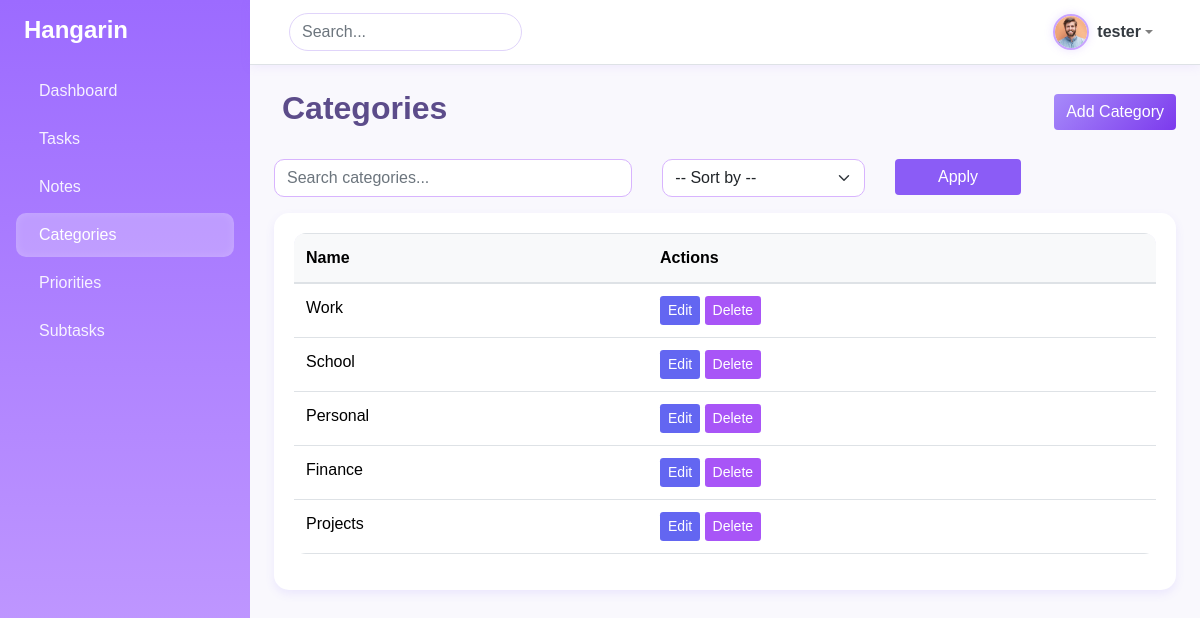
Page /categories/ (signed in) on the committed database.
### task/models.py (models this page shows, shortened)
class BaseModel(models.Model):
    created_at = models.DateTimeField(auto_now_add=True)
    updated_at = models.DateTimeField(auto_now=True)
    class Meta:
        abstract = True

class Category(BaseModel):
    name = models.CharField(max_length=100)
    class Meta:
        verbose_name = "Category"
        verbose_name_plural = "Categories"

### task/views.py (the view)
# urls.py: path('categories/', views.CategoryListView.as_view(), name='category-list'),
@method_decorator(login_required(login_url='/accounts/login/'), name='dispatch')
class CategoryListView(ListView):
    model = Category
    context_object_name = "categories"
    template_name = "category_list.html"
    paginate_by = 10
    def get_queryset(self):
        queryset = Category.objects.all()
        q = self.request.GET.get("q")
        sort = self.request.GET.get("sort")
        if q:
            queryset = queryset.filter(name__icontains=q)
        if sort == "name_asc":
            queryset = queryset.order_by("name")
        elif sort == "name_desc":
            queryset = queryset.order_by("-name")
        elif sort == "created_asc":
            queryset = queryset.order_by("created_at")
        elif sort == "created_desc":
            queryset = queryset.order_by("-created_at")
        return queryset

### templates/category_list.html (shortened to what this page needs)
{% extends 'base.html' %}
{% block content %}
<div class="d-flex justify-content-between align-items-center mb-4">
    <h2 class="fw-bold">Categories</h2>
    <a href="{% url 'category-add' %}" class="btn btn-primary"> Add Category</a>
</div>
<form method="get" class="row g-2 mb-3">
    <div class="col-md-5">
        <input type="text" name="q" value="{{ request.GET.q }}" class="form-control" placeholder="Search categories...">
    </div>
    <div class="col-md-3">
        <select name="sort" class="form-select">
            <option value="">-- Sort by --</option>
        </select>
    </div>
    <div class="col-md-2">
        <button type="submit" class="btn btn-secondary w-100"> Apply</button>
    </div>
</form>
<div class="card">
    <div class="card-body table-responsive">
        <table class="table table-hover align-middle">
            <thead class="table-light">
                <tr>
                    <th>Name</th>
                    <th>Actions</th>
                </tr>
            </thead>
            <tbody>
                {% for category in categories %}
                <tr>
                    <td>{{ category.name }}</td>
                    <td>
                        <a href="{% url 'category-update' category.pk %}" class="btn btn-sm btn-warning">Edit</a>
                        <a href="{% url 'category-delete' category.pk %}" class="btn btn-sm btn-danger">Delete</a>
                    </td>
                </tr>
                {% empty %}
                <tr>
                    <td colspan="2" class="text-center text-muted">No categories yet.</td>
                </tr>
                {% endfor %}
            </tbody>
        </table>
    </div>
</div>
{% endblock %}

### templates/base.html (shortened to what this page needs)
{% load socialaccount %}
{% load static %}
{% load pwa %}
<!DOCTYPE html>
<html lang="en">
<head>
    <link href="https://cdn.jsdelivr.net/npm/bootstrap@5.3.2/dist/css/bootstrap.min.css" rel="stylesheet">
    <link rel="stylesheet"
        href="https://cdnjs.cloudflare.com/ajax/libs/line-awesome/1.3.0/line-awesome/css/line-awesome.min.css" />
    <link rel="stylesheet" href="{% static 'css/bootstrap.min.css' %}" />
    <link rel="stylesheet" href="{% static 'css/style.css' %}">
</head>
<body>
    <div class="d-flex" id="wrapper">
        <div id="sidebar-wrapper" class="p-3 shadow-sm">
            <h4 class="fw-bold mb-4 d-flex align-items-center">
                Hangarin
            </h4>
            <ul class="nav flex-column">
                <li class="nav-item mb-1">
                    <a href="{% url 'dashboard' %}"
                        class="nav-link {% if request.resolver_match.url_name == 'dashboard' %}active{% endif %}">
                        Dashboard
                    </a>
                </li>
                <li class="nav-item mb-1">
                    <a href="{% url 'task-list' %}"
                        class="nav-link {% if request.resolver_match.url_name == 'task-list' %}active{% endif %}">
                        Tasks
                    </a>
                </li>
                <li class="nav-item mb-1">
                    <a href="{% url 'note-list' %}"
                        class="nav-link {% if request.resolver_match.url_name == 'note-list' %}active{% endif %}">
                        Notes
                    </a>
                </li>
                <li class="nav-item mb-1">
                    <a href="{% url 'category-list' %}"
                        class="nav-link {% if request.resolver_match.url_name == 'category-list' %}active{% endif %}">
                        Categories
                    </a>
                </li>
                <li class="nav-item mb-1">
                    <a href="{% url 'priority-list' %}"
                        class="nav-link {% if request.resolver_match.url_name == 'priority-list' %}active{% endif %}">
                        Priorities
                    </a>
                </li>
                <li class="nav-item mb-1">
                    <a href="{% url 'subtask-list' %}"
                        class="nav-link {% if request.resolver_match.url_name == 'subtask-list' %}active{% endif %}">
                        Subtasks
                    </a>
                </li>
            </ul>
        </div>
        <div id="page-content-wrapper" class="flex-grow-1">
            <nav class="navbar navbar-expand-lg navbar-light border-bottom px-4 sticky-top">
                <div class="container-fluid">
                    <form class="d-flex">
                        <input class="form-control me-2" type="search" placeholder="Search..." aria-label="Search">
                    </form>
                    <ul class="navbar-nav ms-auto align-items-center">
                        {% if request.user.is_authenticated %}
                        <li class="nav-item dropdown">
                            <a class="nav-link dropdown-toggle d-flex align-items-center" href="#" id="userDropdown"
                                role="button" data-bs-toggle="dropdown" aria-expanded="false">
                                <img src="{% static 'img/profile2.jpg' %}" alt="User" class="profile-pic me-2">
                                <span class="fw-semibold text-dark">{{ request.user.username }}</span>
                            </a>
                        </li>
                        {% else %}
                        <li class="nav-item">
                            <a href="{% url 'account_login' %}" class="btn btn-outline-primary btn-sm">Login</a>
                        </li>
                        {% endif %}
                    </ul>
                </div>
            </nav>
            <main class="p-4">
                {% block content %}{% endblock %}
            </main>
        </div>
    </div>
</body>
</html>

### static/css/style.css (style rules this page uses)
body { font-family: 'Poppins', sans-serif; }
.card { border-radius: 15px; }
.table { border-radius: 12px; overflow: hidden; }
#sidebar-wrapper { width: 250px; min-height: 100vh; background: linear-gradient(180deg, #007bff 0%, #0056b3 100%); color: white; transition: all 0.3s; }
#sidebar-wrapper .nav-link { color: rgba(255, 255, 255, 0.9); border-radius: 8px; padding: 10px 15px; transition: all 0.3s ease; }
#sidebar-wrapper .nav-link:hover, #sidebar-wrapper .nav-link.active { background-color: rgba(255, 255, 255, 0.15); color: #fff; }
.navbar { height: 65px; background-color: #ffffff !important; }
.navbar .form-control { border-radius: 30px; }
main { min-height: calc(100vh - 65px); background-color: #f8f9fc; }

### templates/base.html (style rules this page uses)
:root { --lilac-light: #f5ecff; --lilac: #c8a2ff; --lilac-dark: #9c6bff; --white: #ffffff; --gray-light: #f9f8fd; --text-dark: #3c2a4d; --text-muted: #7a6b8d; }
body { background: var(--gray-light); font-family: 'Poppins', sans-serif; color: var(--text-dark); }
#sidebar-wrapper { width: 250px; min-height: 100vh; background: linear-gradient(180deg, var(--lilac-dark) 0%, var(--lilac) 100%); color: white; transition: all 0.3s; box-shadow: 2px 0 15px rgba(156, 107, 255, 0.15); }
#sidebar-wrapper h4 { font-weight: 700; color: #fff; }
#sidebar-wrapper .nav-link { color: rgba(255, 255, 255, 0.9); border-radius: 10px; padding: 10px 15px; transition: all 0.3s ease; font-weight: 500; }
#sidebar-wrapper .nav-link:hover, #sidebar-wrapper .nav-link.active { background: rgba(255, 255, 255, 0.25); color: #fff; box-shadow: inset 0 0 10px rgba(255, 255, 255, 0.15); }
.navbar { height: 65px; background-color: var(--white) !important; box-shadow: 0 2px 10px rgba(156, 107, 255, 0.1); }
.navbar .form-control { border-radius: 25px; border: 1px solid #e0d4fa; transition: all 0.3s ease; }
main { min-height: calc(100vh - 65px); background-color: var(--gray-light); }
.profile-pic { width: 36px; height: 36px; border-radius: 50%; object-fit: cover; border: 2px solid var(--lilac); box-shadow: 0 0 10px rgba(156, 107, 255, 0.2); }

### templates/category_list.html (style rules this page uses)
body { background-color: #f9f7fc; color: #4b3b73; }
h2 { color: #5c4c8a; }
.btn-primary { background: linear-gradient(135deg, #a78bfa, #7c3aed); border: none; color: white; font-weight: 500; transition: 0.3s ease; }
.btn-secondary { background: #8b5cf6; border: none; color: #fff; transition: 0.3s ease; }
.card { border: none; border-radius: 15px; box-shadow: 0 4px 10px rgba(120, 87, 255, 0.1); background-color: #fff; }
.table thead { background-color: #ede9fe; color: #4c1d95; }
.btn-warning { background-color: #6366f1 !important; border: none; color: #fff !important; }
.btn-danger { background-color: #a855f7 !important; border: none; }
.form-control, .form-select { border-radius: 10px; border: 1px solid #d8b4fe; }

### rows in the picture
Category: name "Work"
Category: name "School"
Category: name "Personal"
Category: name "Finance"
Category: name "Projects"

### other values in the picture
{{ request.user.username }} "tester"
